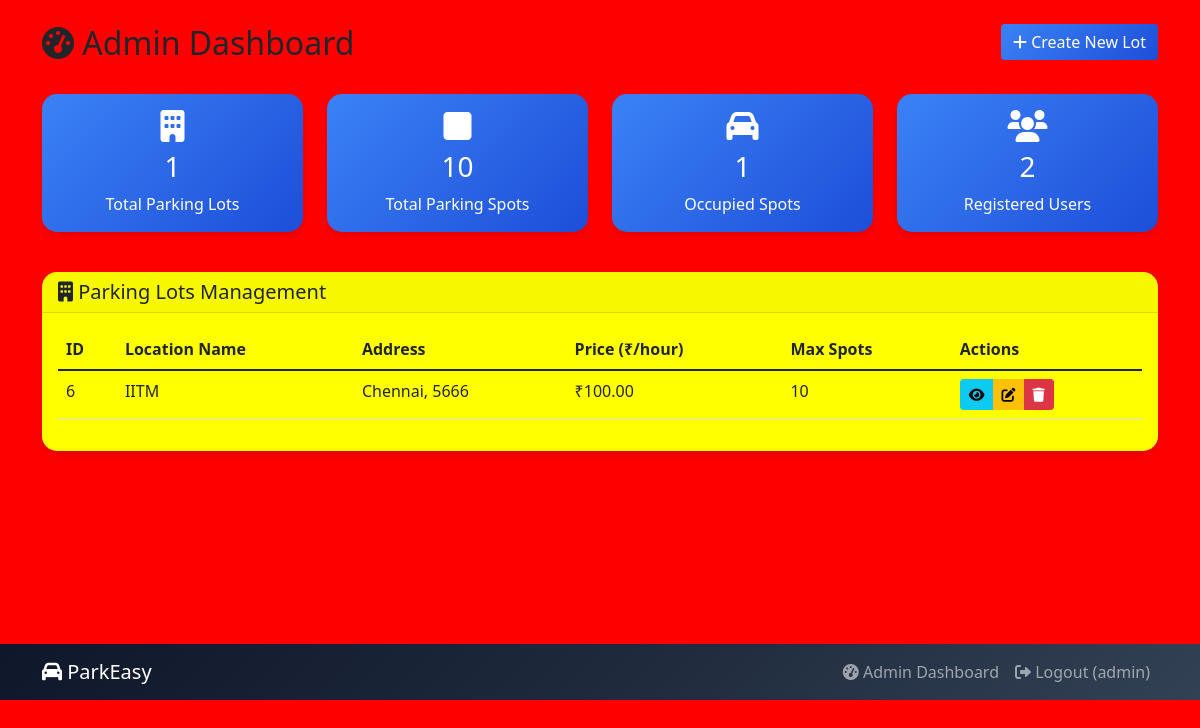
The page /admin/dashboard (signed in) on the database its author committed.
### tables this page shows
CREATE TABLE parking_lots (
            id INTEGER PRIMARY KEY AUTOINCREMENT,
            prime_location_name TEXT NOT NULL,
            price REAL NOT NULL,
            address TEXT NOT NULL,
            pin_code TEXT NOT NULL,
            maximum_number_of_spots INTEGER NOT NULL,
            created_at TIMESTAMP DEFAULT CURRENT_TIMESTAMP
        );

### app.py (the view)
@app.route('/admin/dashboard')
def admin_dashboard():
    if not session.get('is_admin'):
        return redirect(url_for('login'))
    conn = get_db_connection()
    lots = conn.execute('SELECT * FROM parking_lots').fetchall()
    total_spots = conn.execute('SELECT COUNT(*) as count FROM parking_spots').fetchone()['count']
    occupied_spots = conn.execute('SELECT COUNT(*) as count FROM parking_spots WHERE status = "O"').fetchone()['count']
    total_users = conn.execute('SELECT COUNT(*) as count FROM users WHERE username != "admin"').fetchone()['count']
    conn.close()
    return render_template('admin_dashboard.html',
                         lots=lots,
                         total_spots=total_spots,
                         occupied_spots=occupied_spots,
                         total_users=total_users)

### app.py (called while the page is built)
def get_db_connection():
    conn = sqlite3.connect(DATABASE)
    conn.row_factory = sqlite3.Row
    return conn

### templates/admin_dashboard.html (shortened to what this page needs)
{% extends "base.html" %}
{% block content %}
<div class="container py-4">
    <div class="row mb-4">
        <div class="col">
            <h2><i class="fas fa-tachometer-alt"></i> Admin Dashboard</h2>
        </div>
        <div class="col-auto">
            <a href="{{ url_for('create_lot') }}" class="btn btn-primary">
                <i class="fas fa-plus"></i> Create New Lot
            </a>
        </div>
    </div>
    <div class="row mb-4">
        <div class="col-md-3 mb-3">
            <div class="card stats-card h-100">
                <div class="card-body text-center">
                    <i class="fas fa-building fa-2x mb-2"></i>
                    <h3>{{ lots|length }}</h3>
                    <p class="mb-0">Total Parking Lots</p>
                </div>
            </div>
        </div>
        <div class="col-md-3 mb-3">
            <div class="card stats-card h-100">
                <div class="card-body text-center">
                    <i class="fas fa-square fa-2x mb-2"></i>
                    <h3>{{ total_spots }}</h3>
                    <p class="mb-0">Total Parking Spots</p>
                </div>
            </div>
        </div>
        <div class="col-md-3 mb-3">
            <div class="card stats-card h-100">
                <div class="card-body text-center">
                    <i class="fas fa-car fa-2x mb-2"></i>
                    <h3>{{ occupied_spots }}</h3>
                    <p class="mb-0">Occupied Spots</p>
                </div>
            </div>
        </div>
        <div class="col-md-3 mb-3">
            <div class="card stats-card h-100">
                <div class="card-body text-center">
                    <i class="fas fa-users fa-2x mb-2"></i>
                    <h3>{{ total_users }}</h3>
                    <p class="mb-0">Registered Users</p>
                </div>
            </div>
        </div>
    </div>
    <div class="card">
        <div class="card-header">
            <h5 class="mb-0"><i class="fas fa-building"></i> Parking Lots Management</h5>
        </div>
        <div class="card-body">
            {% if lots %}
                <div class="table-responsive">
                    <table class="table table-hover">
                        <thead>
                            <tr>
                                <th>ID</th>
                                <th>Location Name</th>
                                <th>Address</th>
                                <th>Price (₹/hour)</th>
                                <th>Max Spots</th>
                                <th>Actions</th>
                            </tr>
                        </thead>
                        <tbody>
                            {% for lot in lots %}
                            <tr>
                                <td>{{ lot.id }}</td>
                                <td>{{ lot.prime_location_name }}</td>
                                <td>{{ lot.address }}, {{ lot.pin_code }}</td>
                                <td>₹{{ "%.2f"|format(lot.price) }}</td>
                                <td>{{ lot.maximum_number_of_spots }}</td>
                                <td>
                                    <div class="btn-group btn-group-sm">
                                        <a href="{{ url_for('view_spots', lot_id=lot.id) }}"
                                           class="btn btn-info" title="View Spots">
                                            <i class="fas fa-eye"></i>
                                        </a>
                                        <a href="{{ url_for('edit_lot', lot_id=lot.id) }}"
                                           class="btn btn-warning" title="Edit">
                                            <i class="fas fa-edit"></i>
                                        </a>
                                        <a href="{{ url_for('delete_lot', lot_id=lot.id) }}"
                                           class="btn btn-danger"
                                           onclick="return confirm('Are you sure you want to delete this lot?')"
                                           title="Delete">
                                            <i class="fas fa-trash"></i>
                                        </a>
                                    </div>
                                </td>
                            </tr>
                            {% endfor %}
                        </tbody>
                    </table>
                </div>
            {% endif %}
        </div>
    </div>
</div>
{% endblock %}

### templates/base.html (style rules this page uses)
body { background-color: red; }
.card { border: none; border-radius: 15px; box-shadow: 0 4px 6px rgba(0, 0, 0, 0.1); background-color: yellow; bottom: 0; }
.btn-primary { background: linear-gradient(135deg, #3b82f6 0%, #1d4ed8 100%); border: none; }
.stats-card { background: linear-gradient(135deg, #3b82f6 0%, #1d4ed8 100%); color: white; }

### rows shown on the page
parking_lots: id "6", prime_location_name "IITM", address "Chennai", pin_code "5666", price "100.00", maximum_number_of_spots "10"

### other values the page prints
{{ session.username }} "admin"
{{ lots|length }} "1"
{{ total_spots }} "10"
{{ occupied_spots }} "1"
{{ total_users }} "2"
